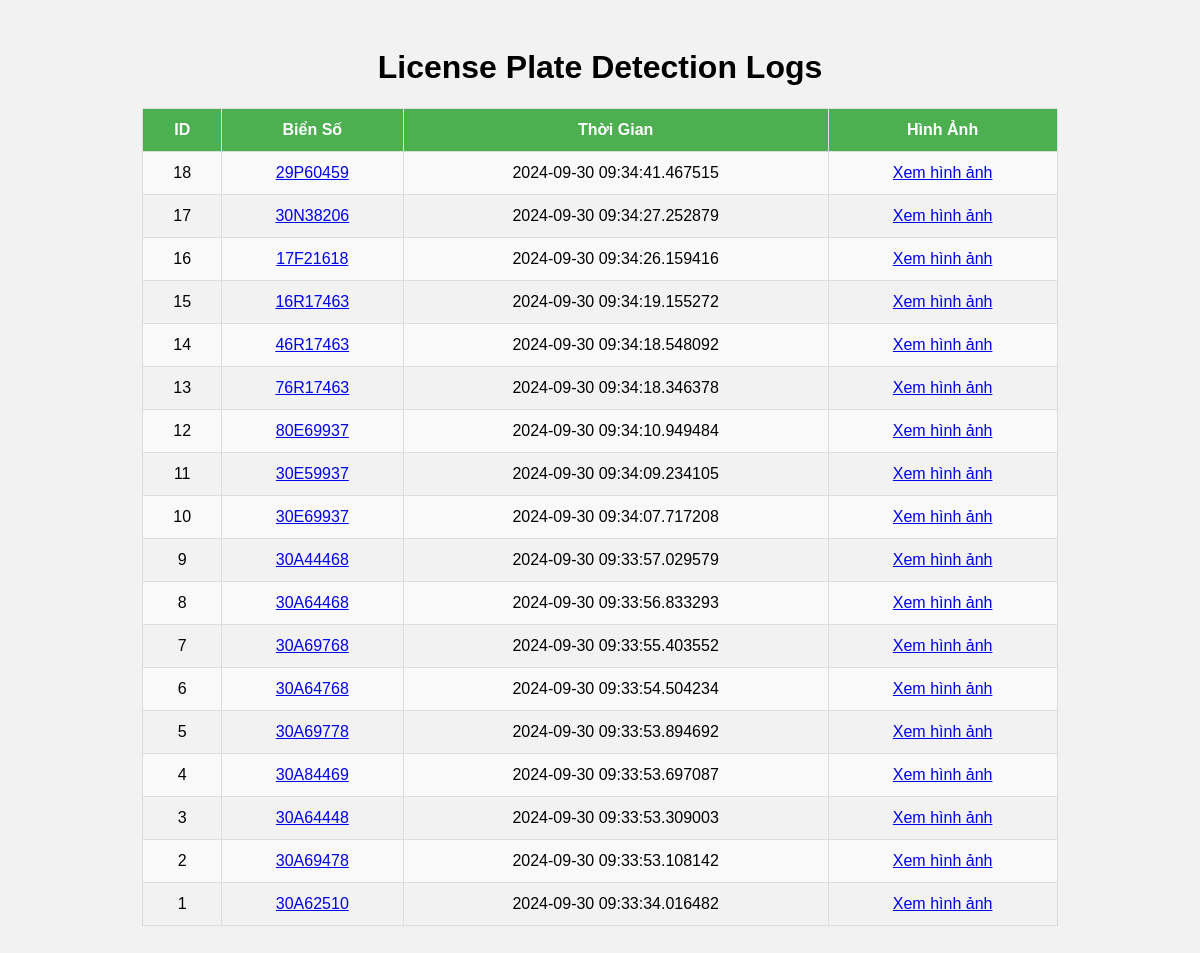
The page / on the database its author committed.
### database.py (models this page shows)
class LicensePlate(Base):
    __tablename__ = 'license_plates'
    id = Column(Integer, primary_key=True, index=True)
    plate_number = Column(String, index=True)
    timestamp = Column(DateTime, default=datetime.datetime.utcnow)

### app.py (the view)
@app.route('/')
def index():
    db_session = SessionLocal()
    plates = db_session.query(LicensePlate).order_by(desc(LicensePlate.timestamp)).all()
    db_session.close()
    return render_template('index.html', plates=plates)

### templates/index.html (shortened to what this page needs)
<!DOCTYPE html>
<html>
<head>
</head>
<body>
    <h1>License Plate Detection Logs</h1>
    <table>
        <tr>
            <th>ID</th>
            <th>Biển Số</th>
            <th>Thời Gian</th>
            <th>Hình Ảnh</th>
        </tr>
        {% for plate in plates %}
        <tr>
            <td>{{ plate.id }}</td>
            <td><a href="{{ url_for('show_plate_image', plate_number=plate.plate_number) }}">{{ plate.plate_number }}</a></td>
            <td>{{ plate.timestamp }}</td>
            <td><a href="{{ url_for('show_plate_image', plate_number=plate.plate_number) }}">Xem hình ảnh</a></td>
        </tr>
        {% endfor %}
    </table>
</body>
</html>

### templates/index.html (style rules this page uses)
body { font-family: Arial, sans-serif; background-color: #f2f2f2; padding: 20px; }
h1 { text-align: center; }
table { border-collapse: collapse; width: 80%; margin: auto; }
th, td { border: 1px solid #ddd; padding: 12px; text-align: center; }
th { background-color: #4CAF50; color: white; }
tr:nth-child(even) { background-color: #f9f9f9; }

### rows shown on the page
LicensePlate: id "18", plate_number "29P60459", timestamp "2024-09-30 09:34:41.467515"
LicensePlate: id "17", plate_number "30N38206", timestamp "2024-09-30 09:34:27.252879"
LicensePlate: id "16", plate_number "17F21618", timestamp "2024-09-30 09:34:26.159416"
LicensePlate: id "15", plate_number "16R17463", timestamp "2024-09-30 09:34:19.155272"
LicensePlate: id "14", plate_number "46R17463", timestamp "2024-09-30 09:34:18.548092"
LicensePlate: id "13", plate_number "76R17463", timestamp "2024-09-30 09:34:18.346378"
LicensePlate: id "12", plate_number "80E69937", timestamp "2024-09-30 09:34:10.949484"
LicensePlate: id "11", plate_number "30E59937", timestamp "2024-09-30 09:34:09.234105"
LicensePlate: id "10", plate_number "30E69937", timestamp "2024-09-30 09:34:07.717208"
LicensePlate: id "9", plate_number "30A44468", timestamp "2024-09-30 09:33:57.029579"
LicensePlate: id "8", plate_number "30A64468", timestamp "2024-09-30 09:33:56.833293"
LicensePlate: id "7", plate_number "30A69768", timestamp "2024-09-30 09:33:55.403552"
LicensePlate: id "6", plate_number "30A64768", timestamp "2024-09-30 09:33:54.504234"
LicensePlate: id "5", plate_number "30A69778", timestamp "2024-09-30 09:33:53.894692"
LicensePlate: id "4", plate_number "30A84469", timestamp "2024-09-30 09:33:53.697087"
LicensePlate: id "3", plate_number "30A64448", timestamp "2024-09-30 09:33:53.309003"
LicensePlate: id "2", plate_number "30A69478", timestamp "2024-09-30 09:33:53.108142"
LicensePlate: id "1", plate_number "30A62510", timestamp "2024-09-30 09:33:34.016482"
